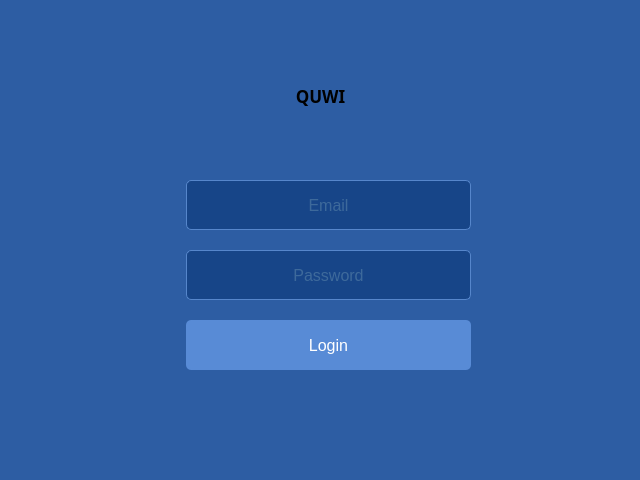
<?xml version="1.0" encoding="UTF-8"?>
<ui version="4.0">
 <class>MainWindow</class>
 <widget class="QMainWindow" name="MainWindow">
  <property name="geometry">
   <rect>
    <x>0</x>
    <y>0</y>
    <width>640</width>
    <height>480</height>
   </rect>
  </property>
  <property name="sizePolicy">
   <sizepolicy hsizetype="Fixed" vsizetype="Fixed">
    <horstretch>0</horstretch>
    <verstretch>0</verstretch>
   </sizepolicy>
  </property>
  <property name="minimumSize">
   <size>
    <width>640</width>
    <height>480</height>
   </size>
  </property>
  <property name="maximumSize">
   <size>
    <width>640</width>
    <height>480</height>
   </size>
  </property>
  <property name="windowTitle">
   <string>Quwi 0.1.295</string>
  </property>
  <property name="autoFillBackground">
   <bool>false</bool>
  </property>
  <property name="styleSheet">
   <string notr="true">color: rgb(45, 93, 163);
background-color: rgb(45, 93, 163);</string>
  </property>
  <widget class="QWidget" name="centralwidget">
   <property name="sizePolicy">
    <sizepolicy hsizetype="Fixed" vsizetype="Fixed">
     <horstretch>0</horstretch>
     <verstretch>0</verstretch>
    </sizepolicy>
   </property>
   <widget class="QWidget" name="widgetLogin" native="true">
    <property name="geometry">
     <rect>
      <x>0</x>
      <y>0</y>
      <width>640</width>
      <height>480</height>
     </rect>
    </property>
    <property name="sizePolicy">
     <sizepolicy hsizetype="Fixed" vsizetype="Fixed">
      <horstretch>0</horstretch>
      <verstretch>0</verstretch>
     </sizepolicy>
    </property>
    <widget class="QLabel" name="label">
     <property name="geometry">
      <rect>
       <x>294</x>
       <y>20</y>
       <width>53</width>
       <height>53</height>
      </rect>
     </property>
     <property name="text">
      <string/>
     </property>
     <property name="pixmap">
      <pixmap resource="resourses.qrc">:/quwi-logo.png</pixmap>
     </property>
     <property name="scaledContents">
      <bool>true</bool>
     </property>
    </widget>
    <widget class="QLabel" name="label_text">
     <property name="geometry">
      <rect>
       <x>210</x>
       <y>80</y>
       <width>221</width>
       <height>31</height>
      </rect>
     </property>
     <property name="font">
      <font>
       <family>Arial Black</family>
       <pointsize>13</pointsize>
       <weight>75</weight>
       <bold>true</bold>
      </font>
     </property>
     <property name="styleSheet">
      <string notr="true"> background-color : transparent; color : black; </string>
     </property>
     <property name="text">
      <string>QUWI</string>
     </property>
     <property name="textFormat">
      <enum>Qt::PlainText</enum>
     </property>
     <property name="alignment">
      <set>Qt::AlignCenter</set>
     </property>
     <property name="textInteractionFlags">
      <set>Qt::NoTextInteraction</set>
     </property>
    </widget>
    <widget class="QLineEdit" name="lineEmail">
     <property name="geometry">
      <rect>
       <x>186</x>
       <y>180</y>
       <width>285</width>
       <height>50</height>
      </rect>
     </property>
     <property name="palette">
      <palette>
       <active>
        <colorrole role="WindowText">
         <brush brushstyle="SolidPattern">
          <color alpha="255">
           <red>100</red>
           <green>141</green>
           <blue>173</blue>
          </color>
         </brush>
        </colorrole>
        <colorrole role="Button">
         <brush brushstyle="SolidPattern">
          <color alpha="255">
           <red>23</red>
           <green>69</green>
           <blue>136</blue>
          </color>
         </brush>
        </colorrole>
        <colorrole role="Text">
         <brush brushstyle="SolidPattern">
          <color alpha="255">
           <red>100</red>
           <green>141</green>
           <blue>173</blue>
          </color>
         </brush>
        </colorrole>
        <colorrole role="ButtonText">
         <brush brushstyle="SolidPattern">
          <color alpha="255">
           <red>100</red>
           <green>141</green>
           <blue>173</blue>
          </color>
         </brush>
        </colorrole>
        <colorrole role="Base">
         <brush brushstyle="SolidPattern">
          <color alpha="255">
           <red>23</red>
           <green>69</green>
           <blue>136</blue>
          </color>
         </brush>
        </colorrole>
        <colorrole role="Window">
         <brush brushstyle="SolidPattern">
          <color alpha="255">
           <red>23</red>
           <green>69</green>
           <blue>136</blue>
          </color>
         </brush>
        </colorrole>
        <colorrole role="PlaceholderText">
         <brush brushstyle="SolidPattern">
          <color alpha="255">
           <red>100</red>
           <green>141</green>
           <blue>173</blue>
          </color>
         </brush>
        </colorrole>
       </active>
       <inactive>
        <colorrole role="WindowText">
         <brush brushstyle="SolidPattern">
          <color alpha="255">
           <red>100</red>
           <green>141</green>
           <blue>173</blue>
          </color>
         </brush>
        </colorrole>
        <colorrole role="Button">
         <brush brushstyle="SolidPattern">
          <color alpha="255">
           <red>23</red>
           <green>69</green>
           <blue>136</blue>
          </color>
         </brush>
        </colorrole>
        <colorrole role="Text">
         <brush brushstyle="SolidPattern">
          <color alpha="255">
           <red>100</red>
           <green>141</green>
           <blue>173</blue>
          </color>
         </brush>
        </colorrole>
        <colorrole role="ButtonText">
         <brush brushstyle="SolidPattern">
          <color alpha="255">
           <red>100</red>
           <green>141</green>
           <blue>173</blue>
          </color>
         </brush>
        </colorrole>
        <colorrole role="Base">
         <brush brushstyle="SolidPattern">
          <color alpha="255">
           <red>23</red>
           <green>69</green>
           <blue>136</blue>
          </color>
         </brush>
        </colorrole>
        <colorrole role="Window">
         <brush brushstyle="SolidPattern">
          <color alpha="255">
           <red>23</red>
           <green>69</green>
           <blue>136</blue>
          </color>
         </brush>
        </colorrole>
        <colorrole role="PlaceholderText">
         <brush brushstyle="SolidPattern">
          <color alpha="255">
           <red>100</red>
           <green>141</green>
           <blue>173</blue>
          </color>
         </brush>
        </colorrole>
       </inactive>
       <disabled>
        <colorrole role="WindowText">
         <brush brushstyle="SolidPattern">
          <color alpha="255">
           <red>100</red>
           <green>141</green>
           <blue>173</blue>
          </color>
         </brush>
        </colorrole>
        <colorrole role="Button">
         <brush brushstyle="SolidPattern">
          <color alpha="255">
           <red>23</red>
           <green>69</green>
           <blue>136</blue>
          </color>
         </brush>
        </colorrole>
        <colorrole role="Text">
         <brush brushstyle="SolidPattern">
          <color alpha="255">
           <red>100</red>
           <green>141</green>
           <blue>173</blue>
          </color>
         </brush>
        </colorrole>
        <colorrole role="ButtonText">
         <brush brushstyle="SolidPattern">
          <color alpha="255">
           <red>100</red>
           <green>141</green>
           <blue>173</blue>
          </color>
         </brush>
        </colorrole>
        <colorrole role="Base">
         <brush brushstyle="SolidPattern">
          <color alpha="255">
           <red>23</red>
           <green>69</green>
           <blue>136</blue>
          </color>
         </brush>
        </colorrole>
        <colorrole role="Window">
         <brush brushstyle="SolidPattern">
          <color alpha="255">
           <red>23</red>
           <green>69</green>
           <blue>136</blue>
          </color>
         </brush>
        </colorrole>
        <colorrole role="PlaceholderText">
         <brush brushstyle="SolidPattern">
          <color alpha="255">
           <red>100</red>
           <green>141</green>
           <blue>173</blue>
          </color>
         </brush>
        </colorrole>
       </disabled>
      </palette>
     </property>
     <property name="font">
      <font>
       <family>Arial</family>
       <pointsize>12</pointsize>
       <kerning>false</kerning>
      </font>
     </property>
     <property name="focusPolicy">
      <enum>Qt::ClickFocus</enum>
     </property>
     <property name="styleSheet">
      <string notr="true">  border: 1px solid #5686cb; border-radius: 5px; background-color: #174588;
  color: #648dad; </string>
     </property>
     <property name="text">
      <string/>
     </property>
     <property name="alignment">
      <set>Qt::AlignCenter</set>
     </property>
     <property name="placeholderText">
      <string>Email</string>
     </property>
    </widget>
    <widget class="QLineEdit" name="linePass">
     <property name="geometry">
      <rect>
       <x>186</x>
       <y>250</y>
       <width>285</width>
       <height>50</height>
      </rect>
     </property>
     <property name="palette">
      <palette>
       <active>
        <colorrole role="WindowText">
         <brush brushstyle="SolidPattern">
          <color alpha="255">
           <red>100</red>
           <green>141</green>
           <blue>173</blue>
          </color>
         </brush>
        </colorrole>
        <colorrole role="Button">
         <brush brushstyle="SolidPattern">
          <color alpha="255">
           <red>23</red>
           <green>69</green>
           <blue>136</blue>
          </color>
         </brush>
        </colorrole>
        <colorrole role="Text">
         <brush brushstyle="SolidPattern">
          <color alpha="255">
           <red>100</red>
           <green>141</green>
           <blue>173</blue>
          </color>
         </brush>
        </colorrole>
        <colorrole role="ButtonText">
         <brush brushstyle="SolidPattern">
          <color alpha="255">
           <red>100</red>
           <green>141</green>
           <blue>173</blue>
          </color>
         </brush>
        </colorrole>
        <colorrole role="Base">
         <brush brushstyle="SolidPattern">
          <color alpha="255">
           <red>23</red>
           <green>69</green>
           <blue>136</blue>
          </color>
         </brush>
        </colorrole>
        <colorrole role="Window">
         <brush brushstyle="SolidPattern">
          <color alpha="255">
           <red>23</red>
           <green>69</green>
           <blue>136</blue>
          </color>
         </brush>
        </colorrole>
        <colorrole role="PlaceholderText">
         <brush brushstyle="SolidPattern">
          <color alpha="255">
           <red>100</red>
           <green>141</green>
           <blue>173</blue>
          </color>
         </brush>
        </colorrole>
       </active>
       <inactive>
        <colorrole role="WindowText">
         <brush brushstyle="SolidPattern">
          <color alpha="255">
           <red>100</red>
           <green>141</green>
           <blue>173</blue>
          </color>
         </brush>
        </colorrole>
        <colorrole role="Button">
         <brush brushstyle="SolidPattern">
          <color alpha="255">
           <red>23</red>
           <green>69</green>
           <blue>136</blue>
          </color>
         </brush>
        </colorrole>
        <colorrole role="Text">
         <brush brushstyle="SolidPattern">
          <color alpha="255">
           <red>100</red>
           <green>141</green>
           <blue>173</blue>
          </color>
         </brush>
        </colorrole>
        <colorrole role="ButtonText">
         <brush brushstyle="SolidPattern">
          <color alpha="255">
           <red>100</red>
           <green>141</green>
           <blue>173</blue>
          </color>
         </brush>
        </colorrole>
        <colorrole role="Base">
         <brush brushstyle="SolidPattern">
          <color alpha="255">
           <red>23</red>
           <green>69</green>
           <blue>136</blue>
          </color>
         </brush>
        </colorrole>
        <colorrole role="Window">
         <brush brushstyle="SolidPattern">
          <color alpha="255">
           <red>23</red>
           <green>69</green>
           <blue>136</blue>
          </color>
         </brush>
        </colorrole>
        <colorrole role="PlaceholderText">
         <brush brushstyle="SolidPattern">
          <color alpha="255">
           <red>100</red>
           <green>141</green>
           <blue>173</blue>
          </color>
         </brush>
        </colorrole>
       </inactive>
       <disabled>
        <colorrole role="WindowText">
         <brush brushstyle="SolidPattern">
          <color alpha="255">
           <red>100</red>
           <green>141</green>
           <blue>173</blue>
          </color>
         </brush>
        </colorrole>
        <colorrole role="Button">
         <brush brushstyle="SolidPattern">
          <color alpha="255">
           <red>23</red>
           <green>69</green>
           <blue>136</blue>
          </color>
         </brush>
        </colorrole>
        <colorrole role="Text">
         <brush brushstyle="SolidPattern">
          <color alpha="255">
           <red>100</red>
           <green>141</green>
           <blue>173</blue>
          </color>
         </brush>
        </colorrole>
        <colorrole role="ButtonText">
         <brush brushstyle="SolidPattern">
          <color alpha="255">
           <red>100</red>
           <green>141</green>
           <blue>173</blue>
          </color>
         </brush>
        </colorrole>
        <colorrole role="Base">
         <brush brushstyle="SolidPattern">
          <color alpha="255">
           <red>23</red>
           <green>69</green>
           <blue>136</blue>
          </color>
         </brush>
        </colorrole>
        <colorrole role="Window">
         <brush brushstyle="SolidPattern">
          <color alpha="255">
           <red>23</red>
           <green>69</green>
           <blue>136</blue>
          </color>
         </brush>
        </colorrole>
        <colorrole role="PlaceholderText">
         <brush brushstyle="SolidPattern">
          <color alpha="255">
           <red>100</red>
           <green>141</green>
           <blue>173</blue>
          </color>
         </brush>
        </colorrole>
       </disabled>
      </palette>
     </property>
     <property name="font">
      <font>
       <family>Arial</family>
       <pointsize>12</pointsize>
       <kerning>false</kerning>
      </font>
     </property>
     <property name="focusPolicy">
      <enum>Qt::ClickFocus</enum>
     </property>
     <property name="styleSheet">
      <string notr="true"> border: 1px solid #5686cb; border-radius: 5px; background-color: #174588;
  color: #648dad; </string>
     </property>
     <property name="text">
      <string/>
     </property>
     <property name="echoMode">
      <enum>QLineEdit::Password</enum>
     </property>
     <property name="alignment">
      <set>Qt::AlignCenter</set>
     </property>
     <property name="placeholderText">
      <string>Password</string>
     </property>
    </widget>
    <widget class="QPushButton" name="pushButton">
     <property name="geometry">
      <rect>
       <x>186</x>
       <y>320</y>
       <width>285</width>
       <height>50</height>
      </rect>
     </property>
     <property name="palette">
      <palette>
       <active>
        <colorrole role="WindowText">
         <brush brushstyle="SolidPattern">
          <color alpha="255">
           <red>255</red>
           <green>255</green>
           <blue>255</blue>
          </color>
         </brush>
        </colorrole>
        <colorrole role="Button">
         <brush brushstyle="SolidPattern">
          <color alpha="255">
           <red>88</red>
           <green>139</green>
           <blue>214</blue>
          </color>
         </brush>
        </colorrole>
        <colorrole role="Text">
         <brush brushstyle="SolidPattern">
          <color alpha="255">
           <red>255</red>
           <green>255</green>
           <blue>255</blue>
          </color>
         </brush>
        </colorrole>
        <colorrole role="ButtonText">
         <brush brushstyle="SolidPattern">
          <color alpha="255">
           <red>255</red>
           <green>255</green>
           <blue>255</blue>
          </color>
         </brush>
        </colorrole>
        <colorrole role="Base">
         <brush brushstyle="SolidPattern">
          <color alpha="255">
           <red>88</red>
           <green>139</green>
           <blue>214</blue>
          </color>
         </brush>
        </colorrole>
        <colorrole role="Window">
         <brush brushstyle="SolidPattern">
          <color alpha="255">
           <red>88</red>
           <green>139</green>
           <blue>214</blue>
          </color>
         </brush>
        </colorrole>
        <colorrole role="PlaceholderText">
         <brush brushstyle="NoBrush">
          <color alpha="128">
           <red>255</red>
           <green>255</green>
           <blue>255</blue>
          </color>
         </brush>
        </colorrole>
       </active>
       <inactive>
        <colorrole role="WindowText">
         <brush brushstyle="SolidPattern">
          <color alpha="255">
           <red>255</red>
           <green>255</green>
           <blue>255</blue>
          </color>
         </brush>
        </colorrole>
        <colorrole role="Button">
         <brush brushstyle="SolidPattern">
          <color alpha="255">
           <red>88</red>
           <green>139</green>
           <blue>214</blue>
          </color>
         </brush>
        </colorrole>
        <colorrole role="Text">
         <brush brushstyle="SolidPattern">
          <color alpha="255">
           <red>255</red>
           <green>255</green>
           <blue>255</blue>
          </color>
         </brush>
        </colorrole>
        <colorrole role="ButtonText">
         <brush brushstyle="SolidPattern">
          <color alpha="255">
           <red>255</red>
           <green>255</green>
           <blue>255</blue>
          </color>
         </brush>
        </colorrole>
        <colorrole role="Base">
         <brush brushstyle="SolidPattern">
          <color alpha="255">
           <red>88</red>
           <green>139</green>
           <blue>214</blue>
          </color>
         </brush>
        </colorrole>
        <colorrole role="Window">
         <brush brushstyle="SolidPattern">
          <color alpha="255">
           <red>88</red>
           <green>139</green>
           <blue>214</blue>
          </color>
         </brush>
        </colorrole>
        <colorrole role="PlaceholderText">
         <brush brushstyle="NoBrush">
          <color alpha="128">
           <red>255</red>
           <green>255</green>
           <blue>255</blue>
          </color>
         </brush>
        </colorrole>
       </inactive>
       <disabled>
        <colorrole role="WindowText">
         <brush brushstyle="SolidPattern">
          <color alpha="255">
           <red>255</red>
           <green>255</green>
           <blue>255</blue>
          </color>
         </brush>
        </colorrole>
        <colorrole role="Button">
         <brush brushstyle="SolidPattern">
          <color alpha="255">
           <red>88</red>
           <green>139</green>
           <blue>214</blue>
          </color>
         </brush>
        </colorrole>
        <colorrole role="Text">
         <brush brushstyle="SolidPattern">
          <color alpha="255">
           <red>255</red>
           <green>255</green>
           <blue>255</blue>
          </color>
         </brush>
        </colorrole>
        <colorrole role="ButtonText">
         <brush brushstyle="SolidPattern">
          <color alpha="255">
           <red>255</red>
           <green>255</green>
           <blue>255</blue>
          </color>
         </brush>
        </colorrole>
        <colorrole role="Base">
         <brush brushstyle="SolidPattern">
          <color alpha="255">
           <red>88</red>
           <green>139</green>
           <blue>214</blue>
          </color>
         </brush>
        </colorrole>
        <colorrole role="Window">
         <brush brushstyle="SolidPattern">
          <color alpha="255">
           <red>88</red>
           <green>139</green>
           <blue>214</blue>
          </color>
         </brush>
        </colorrole>
        <colorrole role="PlaceholderText">
         <brush brushstyle="NoBrush">
          <color alpha="128">
           <red>255</red>
           <green>255</green>
           <blue>255</blue>
          </color>
         </brush>
        </colorrole>
       </disabled>
      </palette>
     </property>
     <property name="font">
      <font>
       <family>Arial</family>
       <pointsize>12</pointsize>
      </font>
     </property>
     <property name="styleSheet">
      <string notr="true">QPushButton
{border: 1px ;
 border-radius: 5px;
background-color: #588bd6;
color: white;  
}

QPushButton:hover
{
background-color: #89a0c2;
 color: white;  
}
</string>
     </property>
     <property name="text">
      <string>Login</string>
     </property>
     <property name="flat">
      <bool>true</bool>
     </property>
    </widget>
   </widget>
   <widget class="QWidget" name="widgetMain" native="true">
    <property name="enabled">
     <bool>false</bool>
    </property>
    <property name="geometry">
     <rect>
      <x>0</x>
      <y>0</y>
      <width>640</width>
      <height>480</height>
     </rect>
    </property>
    <property name="sizePolicy">
     <sizepolicy hsizetype="Fixed" vsizetype="Fixed">
      <horstretch>0</horstretch>
      <verstretch>0</verstretch>
     </sizepolicy>
    </property>
    <widget class="QPushButton" name="pushButtonLogOut">
     <property name="geometry">
      <rect>
       <x>186</x>
       <y>320</y>
       <width>285</width>
       <height>50</height>
      </rect>
     </property>
     <property name="palette">
      <palette>
       <active>
        <colorrole role="WindowText">
         <brush brushstyle="SolidPattern">
          <color alpha="255">
           <red>255</red>
           <green>255</green>
           <blue>255</blue>
          </color>
         </brush>
        </colorrole>
        <colorrole role="Button">
         <brush brushstyle="SolidPattern">
          <color alpha="255">
           <red>88</red>
           <green>139</green>
           <blue>214</blue>
          </color>
         </brush>
        </colorrole>
        <colorrole role="Text">
         <brush brushstyle="SolidPattern">
          <color alpha="255">
           <red>255</red>
           <green>255</green>
           <blue>255</blue>
          </color>
         </brush>
        </colorrole>
        <colorrole role="ButtonText">
         <brush brushstyle="SolidPattern">
          <color alpha="255">
           <red>255</red>
           <green>255</green>
           <blue>255</blue>
          </color>
         </brush>
        </colorrole>
        <colorrole role="Base">
         <brush brushstyle="SolidPattern">
          <color alpha="255">
           <red>88</red>
           <green>139</green>
           <blue>214</blue>
          </color>
         </brush>
        </colorrole>
        <colorrole role="Window">
         <brush brushstyle="SolidPattern">
          <color alpha="255">
           <red>88</red>
           <green>139</green>
           <blue>214</blue>
          </color>
         </brush>
        </colorrole>
        <colorrole role="PlaceholderText">
         <brush brushstyle="NoBrush">
          <color alpha="128">
           <red>255</red>
           <green>255</green>
           <blue>255</blue>
          </color>
         </brush>
        </colorrole>
       </active>
       <inactive>
        <colorrole role="WindowText">
         <brush brushstyle="SolidPattern">
          <color alpha="255">
           <red>255</red>
           <green>255</green>
           <blue>255</blue>
          </color>
         </brush>
        </colorrole>
        <colorrole role="Button">
         <brush brushstyle="SolidPattern">
          <color alpha="255">
           <red>88</red>
           <green>139</green>
           <blue>214</blue>
          </color>
         </brush>
        </colorrole>
        <colorrole role="Text">
         <brush brushstyle="SolidPattern">
          <color alpha="255">
           <red>255</red>
           <green>255</green>
           <blue>255</blue>
          </color>
         </brush>
        </colorrole>
        <colorrole role="ButtonText">
         <brush brushstyle="SolidPattern">
          <color alpha="255">
           <red>255</red>
           <green>255</green>
           <blue>255</blue>
          </color>
         </brush>
        </colorrole>
        <colorrole role="Base">
         <brush brushstyle="SolidPattern">
          <color alpha="255">
           <red>88</red>
           <green>139</green>
           <blue>214</blue>
          </color>
         </brush>
        </colorrole>
        <colorrole role="Window">
         <brush brushstyle="SolidPattern">
          <color alpha="255">
           <red>88</red>
           <green>139</green>
           <blue>214</blue>
          </color>
         </brush>
        </colorrole>
        <colorrole role="PlaceholderText">
         <brush brushstyle="NoBrush">
          <color alpha="128">
           <red>255</red>
           <green>255</green>
           <blue>255</blue>
          </color>
         </brush>
        </colorrole>
       </inactive>
       <disabled>
        <colorrole role="WindowText">
         <brush brushstyle="SolidPattern">
          <color alpha="255">
           <red>255</red>
           <green>255</green>
           <blue>255</blue>
          </color>
         </brush>
        </colorrole>
        <colorrole role="Button">
         <brush brushstyle="SolidPattern">
          <color alpha="255">
           <red>88</red>
           <green>139</green>
           <blue>214</blue>
          </color>
         </brush>
        </colorrole>
        <colorrole role="Text">
         <brush brushstyle="SolidPattern">
          <color alpha="255">
           <red>255</red>
           <green>255</green>
           <blue>255</blue>
          </color>
         </brush>
        </colorrole>
        <colorrole role="ButtonText">
         <brush brushstyle="SolidPattern">
          <color alpha="255">
           <red>255</red>
           <green>255</green>
           <blue>255</blue>
          </color>
         </brush>
        </colorrole>
        <colorrole role="Base">
         <brush brushstyle="SolidPattern">
          <color alpha="255">
           <red>88</red>
           <green>139</green>
           <blue>214</blue>
          </color>
         </brush>
        </colorrole>
        <colorrole role="Window">
         <brush brushstyle="SolidPattern">
          <color alpha="255">
           <red>88</red>
           <green>139</green>
           <blue>214</blue>
          </color>
         </brush>
        </colorrole>
        <colorrole role="PlaceholderText">
         <brush brushstyle="NoBrush">
          <color alpha="128">
           <red>255</red>
           <green>255</green>
           <blue>255</blue>
          </color>
         </brush>
        </colorrole>
       </disabled>
      </palette>
     </property>
     <property name="font">
      <font>
       <family>Arial</family>
       <pointsize>12</pointsize>
      </font>
     </property>
     <property name="styleSheet">
      <string notr="true">QPushButton
{border: 1px ;
 border-radius: 5px;
background-color: #588bd6;
color: white;  
}

QPushButton:hover
{
background-color: #89a0c2;
 color: white;  
}
</string>
     </property>
     <property name="text">
      <string>LogOut</string>
     </property>
     <property name="flat">
      <bool>true</bool>
     </property>
    </widget>
    <widget class="QLabel" name="user">
     <property name="geometry">
      <rect>
       <x>60</x>
       <y>90</y>
       <width>521</width>
       <height>71</height>
      </rect>
     </property>
     <property name="font">
      <font>
       <pointsize>12</pointsize>
       <weight>75</weight>
       <bold>true</bold>
      </font>
     </property>
     <property name="styleSheet">
      <string notr="true">color:black</string>
     </property>
     <property name="text">
      <string>TextLabel</string>
     </property>
     <property name="alignment">
      <set>Qt::AlignCenter</set>
     </property>
    </widget>
   </widget>
   <zorder>widgetMain</zorder>
   <zorder>widgetLogin</zorder>
  </widget>
  <widget class="QMenuBar" name="menubar">
   <property name="geometry">
    <rect>
     <x>0</x>
     <y>0</y>
     <width>640</width>
     <height>20</height>
    </rect>
   </property>
  </widget>
  <widget class="QStatusBar" name="statusbar"/>
 </widget>
 <resources>
  <include location="resourses.qrc"/>
 </resources>
 <connections/>
</ui>
